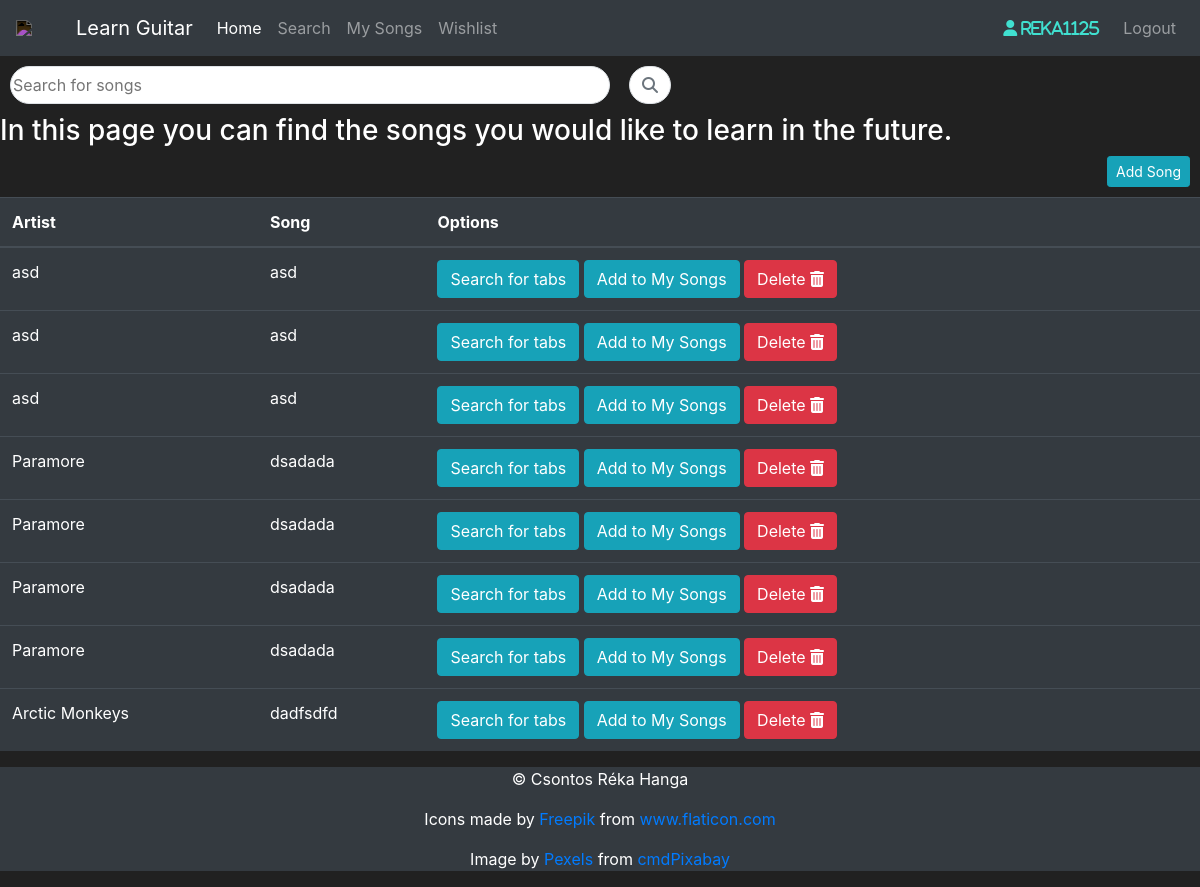
Page /wishlist (signed in) on the earlier database version.
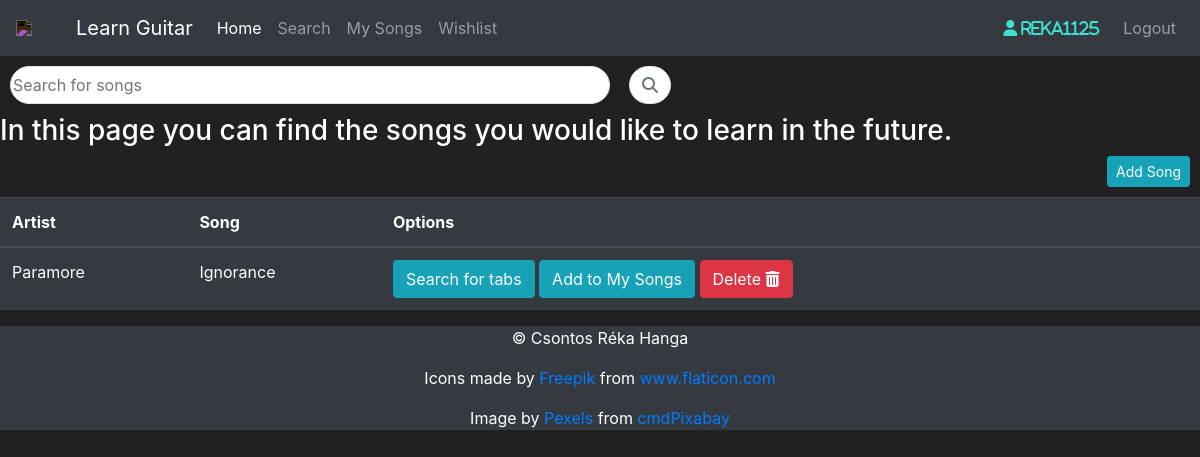
Same page on the later database version.
### application/models.py (models this page shows, shortened)
class User(db.Model, UserMixin):
    user_id = db.Column(db.Integer(), primary_key=True)
    username = db.Column(db.String(length=30), unique=True, nullable=False)
    email_address = db.Column(db.String(length=50), unique=True, nullable=False)
    password_hash = db.Column(db.String(length=60), nullable=False)
    saved_songs = db.relationship('My_Songs', backref='owned_user', lazy=True)
    wishlist = db.relationship('Wishlist', backref='owned_user', lazy=True)
    @property
    def password(self):
        return self.password

class Wishlist(db.Model):
    song_id = db.Column(db.Integer(), primary_key=True)
    artist = db.Column(db.String(length=50), nullable=False)
    song = db.Column(db.String(length=50), nullable=False)
    owner = db.Column(db.Integer(), db.ForeignKey('user.user_id'))

### application/routes.py (the view, shortened to what this page needs)
@app.route("/wishlist", methods=["GET", "POST"])
@login_required
def wishlist_page():
    form = AddSongForm()
    print(form.errors)
    wishlist = Wishlist.query.filter_by(owner=current_user.user_id)
    return render_template("wishlist.html", songs=wishlist, form=form)

### application/forms.py
class AddSongForm(FlaskForm):
    artist = StringField(label='Artist:', validators=[DataRequired()])
    title = StringField(label='Title:', validators=[DataRequired()])
    submit = SubmitField(label='Add Song')

### application/models.py (called while the page is built)
@login_manager.user_loader
def load_user(user_id):
    return User.query.get(int(user_id))

### application/templates/wishlist.html (shortened to what this page needs)
{% extends 'base.html' %}
{% block content %}
    <div class="input-group">
        <input class=" border rounded-pill" type="text" placeholder="Search for songs" id="search-input-yt">
        <span class="input-group-append">
            <button id="search-btn-yt" class="btn btn-outline-secondary bg-white border-start-0 border rounded-pill ms-n3" type="button">
                <i class="fa fa-search"></i>
            </button>
        </span>
    </div>
    <h3>In this page you can find the songs you would like to learn in the future.</h3>
    <div style="float: right; margin-right: 10px; margin-bottom: 10px">
        <button class="btn btn-info btn-sm" data-toggle="modal" data-target="#Modal-AddSong">
            Add Song
        </button>
    </div>
    <table class="table table-hover table-dark">
        <thead>
            <tr>
                <th scope="col">Artist</th>
                <th scope="col">Song</th>
                <th scope="col">Options</th>
            </tr>
        </thead>
        <tbody>
            {% for song in songs %}
                <tr>
                    <td>{{ song.artist }}</td>
                    <td>{{ song.song }}</td>
                    <td>
                        <button class="btn btn-outline btn-info">Search for tabs</button>
                        <button class="btn btn-outline btn-info">Add to My Songs</button>
                        <a class="btn btn-outline btn-danger" href="{{ url_for('delete_from_wishlist_page') }}">Delete
                            <i class="fa fa-trash" aria-hidden="true"></i>
                        </a>
                    </td>
                </tr>
            {% endfor %}
        </tbody>
    </table>
{% endblock %}

### application/templates/base.html (shortened to what this page needs)
<!doctype html>
<html lang="en">
    <head>
        <link rel="stylesheet" href="https://cdn.jsdelivr.net/npm/bootstrap@4.5.3/dist/css/bootstrap.min.css"
>
    </head>
    <body>
        <nav id="navigation" class="navbar navbar-expand-md navbar-dark bg-dark">
            <img id="icon" src="https://cdn-icons-png.flaticon.com/512/93/93013.png" class="img-responsive" width="50">
            <a class="navbar-brand" href="#">Learn Guitar</a>
            <div class="collapse navbar-collapse" id="navbarNav">
                <ul class="navbar-nav mr-auto">
                    <li class="nav-item active">
                        <a class="nav-link" href="{{ url_for('home_page') }}">Home </a>
                    </li>
                    <li class="nav-item">
                        <a class="nav-link" href="{{ url_for('search_page') }}">Search</a>
                    </li>
                    <li class="nav-item">
                        <a class="nav-link" href="{{ url_for('mysongs_page') }}">My Songs</a>
                    </li>
                    <li class="nav-item">
                        <a class="nav-link" href="{{ url_for('wishlist_page') }}">Wishlist</a>
                    </li>
                </ul>
                {% if current_user.is_authenticated %}
                    <ul class="navbar-nav">
                        <li class="nav-item">
                            <a class="nav-link">
                                <i class="fas fa-user mr-2" style="color:turquoise;"> {{ current_user.username }}</i>
                            </a>
                        </li>
                        <li class="nav-item">
                            <a class="nav-link" href="{{ url_for('logout_page') }}">Logout</a>
                        </li>
                    </ul>
                {% endif %}
            </div>
        </nav>
        {% block content %}
        {% endblock %}
    </body>
    <footer class=" footer bg-dark">
        <p> &copy; Csontos Réka Hanga</p>
        <p>Icons made by <a href="https://www.freepik.com" title="Freepik">Freepik</a> from <a
                href="https://www.flaticon.com/" title="Flaticon">www.flaticon.com</a></p>
        <p>Image by <a href="https://pixabay.com/users/pexels-2286921/?utm_source=link-attribution&amp;utm_medium=referral&amp;utm_campaign=image&amp;utm_content=1851426">Pexels</a>
            from <a href="https://pixabay.com/?utm_source=link-attribution&amp;utm_medium=referral&amp;utm_campaign=image&amp;utm_content=1851426">cmdPixabay</a></p>
    </footer>
</html>

### application/templates/wishlist.html (style rules this page uses)
#search-input-yt { width: 50%; margin: 10px; }
#search-btn-yt { margin: 10px; }

### application/templates/base.html (style rules this page uses)
body { background-color: #212121; color: white }
#icon { -webkit-filter: invert(1); filter: invert(1); margin-right: 10px; }
.footer { bottom: 0; margin: 0; text-align: center; width: 100%; position: relative; }

Differences in the rows shown:
removed Wishlist: artist "asd", song "asd"
no longer on this page (row edited): Wishlist: artist "asd", song "asd"
removed Wishlist: artist "asd", song "asd"
removed Wishlist: artist "Paramore", song "dsadada"
removed Wishlist: artist "Paramore", song "dsadada"
removed Wishlist: artist "Paramore", song "dsadada"
removed Wishlist: artist "Paramore", song "dsadada"
removed Wishlist: artist "Arctic Monkeys", song "dadfsdfd"
added Wishlist: artist "Paramore", song "Ignorance"
